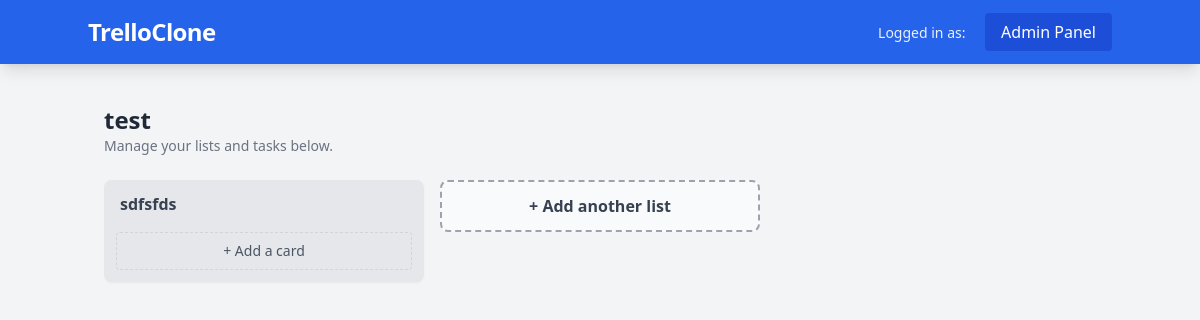
The app's page /board/test/, older data.
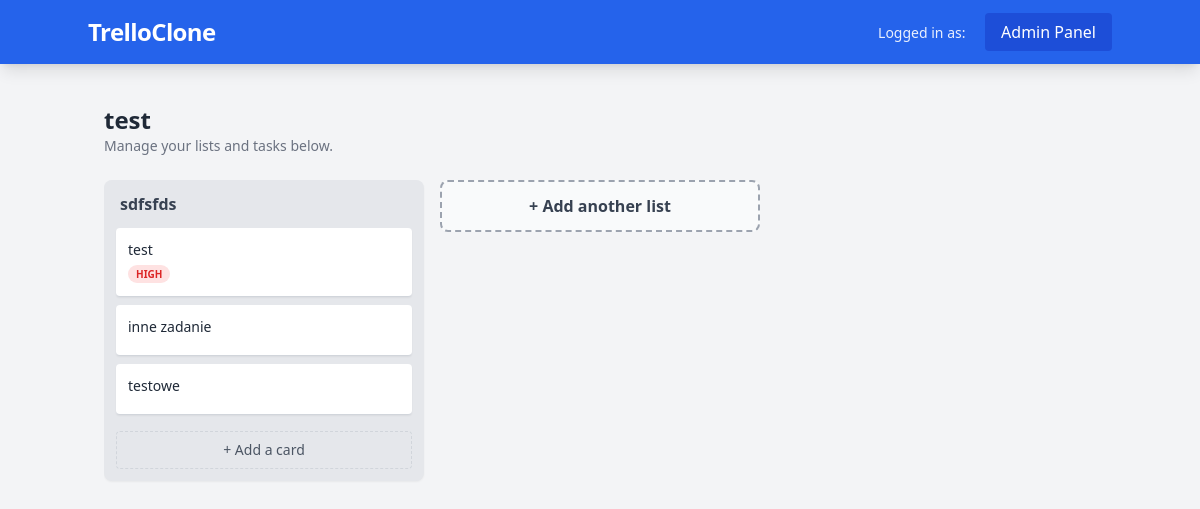
The same page, newer data.
### boards/models.py (models this page shows, shortened)
class List(models.Model):
    board = models.ForeignKey(Board, on_delete=models.CASCADE, related_name='lists')
    title = models.CharField(max_length=100)
    position = models.PositiveIntegerField(default=0)
    class Meta:
        ordering = ['position']

class Task(models.Model):
    PRIORITY_CHOICES = [
        ('LOW', 'Low'),
        ('MED', 'Medium'),
        ('HIGH', 'High'),
    ]
    list = models.ForeignKey(List, on_delete=models.CASCADE, related_name='tasks')
    title = models.CharField(max_length=200)
    description = models.TextField(blank=True)
    priority = models.CharField(max_length=4, choices=PRIORITY_CHOICES, default='MED')
    assigned_to = models.ForeignKey(User, on_delete=models.SET_NULL, null=True, blank=True)
    due_date = models.DateTimeField(null=True, blank=True)
    created_at = models.DateTimeField(auto_now_add=True)
    class Meta:
        ordering = ['-created_at']

### boards/views.py (the view)
# urls.py: path('board/<slug:slug>/', views.board_detail, name='board_detail'),
def board_detail(request, slug):
    board = get_object_or_404(Board.objects.prefetch_related('lists__tasks'), slug=slug)
    return render(request, 'boards/board_detail.html', {'board': board})

### boards/templates/boards/board_detail.html (shortened to what this page needs)
{% extends 'base.html' %}
{% block content %}
<div class="mb-6">
    <h1 class="text-2xl font-bold text-gray-800">{{ board.title }}</h1>
    <p class="text-sm text-gray-500">Manage your lists and tasks below.</p>
</div>
<div class="flex overflow-x-auto pb-4 items-start space-x-4 custom-scrollbar">
    {% for list in board.lists.all %}
    <div class="bg-gray-200 w-80 flex-shrink-0 rounded-lg shadow-sm p-3">
        <h3 class="font-bold text-gray-700 mb-3 px-1">{{ list.title }}</h3>
        <div class="space-y-2">
            {% for task in list.tasks.all %}
            <div class="bg-white p-3 rounded shadow-sm border-b border-gray-300 hover:bg-gray-50 group transition flex justify-between items-start">
                <div>
                    <p class="text-sm text-gray-800 font-medium">{{ task.title }}</p>
                    {% if task.priority == 'HIGH' %}
                        <span class="text-[10px] bg-red-100 text-red-600 px-2 py-0.5 rounded-full font-bold uppercase">High</span>
                    {% endif %}
                </div>
            </div>
            {% endfor %}
        </div>
        <a href="{% url 'add_task' list.id %}" class="mt-4 block w-full text-center text-sm text-gray-600 hover:bg-gray-300 p-2 rounded transition border border-gray-300 border-dashed">
            + Add a card
        </a>
    </div>
    {% endfor %}
    <div class="w-80 flex-shrink-0">
        <button class="w-full bg-white bg-opacity-50 hover:bg-opacity-100 text-gray-700 font-semibold p-3 rounded-lg border-2 border-dashed border-gray-400 transition">
            + Add another list
        </button>
    </div>
</div>
{% endblock %}

Row changes from the older to the newer data that the page shows:
added Task: title "test", priority "HIGH"
added Task: title "inne zadanie"
added Task: title "testowe"
